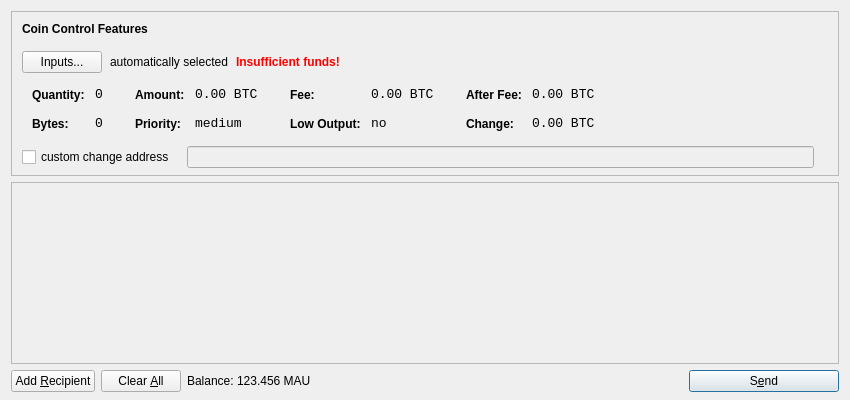
<?xml version="1.0" encoding="UTF-8"?>
<ui version="4.0">
 <class>SendCoinsDialog</class>
 <widget class="QDialog" name="SendCoinsDialog">
  <property name="geometry">
   <rect>
    <x>0</x>
    <y>0</y>
    <width>850</width>
    <height>400</height>
   </rect>
  </property>
  <property name="windowTitle">
   <string>Send Coins</string>
  </property>
  <layout class="QVBoxLayout" name="verticalLayout" stretch="0,1,0">
   <property name="bottomMargin">
    <number>8</number>
   </property>
   <item>
    <widget class="QFrame" name="frameCoinControl">
     <property name="sizePolicy">
      <sizepolicy hsizetype="Expanding" vsizetype="Expanding">
       <horstretch>0</horstretch>
       <verstretch>0</verstretch>
      </sizepolicy>
     </property>
     <property name="maximumSize">
      <size>
       <width>16777215</width>
       <height>16777215</height>
      </size>
     </property>
     <property name="frameShape">
      <enum>QFrame::StyledPanel</enum>
     </property>
     <property name="frameShadow">
      <enum>QFrame::Sunken</enum>
     </property>
     <layout class="QVBoxLayout" name="verticalLayoutCoinControl2">
      <property name="spacing">
       <number>-1</number>
      </property>
      <property name="leftMargin">
       <number>0</number>
      </property>
      <property name="topMargin">
       <number>0</number>
      </property>
      <property name="rightMargin">
       <number>0</number>
      </property>
      <property name="bottomMargin">
       <number>6</number>
      </property>
      <item>
       <layout class="QVBoxLayout" name="verticalLayoutCoinControl" stretch="0,0,0,0,1">
        <property name="spacing">
         <number>0</number>
        </property>
        <property name="leftMargin">
         <number>10</number>
        </property>
        <property name="topMargin">
         <number>10</number>
        </property>
        <item>
         <layout class="QHBoxLayout" name="horizontalLayoutCoinControl1">
          <property name="bottomMargin">
           <number>15</number>
          </property>
          <item>
           <widget class="QLabel" name="labelCoinControlFeatures">
            <property name="sizePolicy">
             <sizepolicy hsizetype="Preferred" vsizetype="Maximum">
              <horstretch>0</horstretch>
              <verstretch>0</verstretch>
             </sizepolicy>
            </property>
            <property name="font">
             <font>
              <weight>75</weight>
              <bold>true</bold>
             </font>
            </property>
            <property name="styleSheet">
             <string notr="true">font-weight:bold;</string>
            </property>
            <property name="text">
             <string>Coin Control Features</string>
            </property>
           </widget>
          </item>
         </layout>
        </item>
        <item>
         <layout class="QHBoxLayout" name="horizontalLayoutCoinControl2" stretch="0,0,0,0">
          <property name="spacing">
           <number>8</number>
          </property>
          <property name="bottomMargin">
           <number>10</number>
          </property>
          <item>
           <widget class="QPushButton" name="pushButtonCoinControl">
            <property name="styleSheet">
             <string notr="true"/>
            </property>
            <property name="text">
             <string>Inputs...</string>
            </property>
           </widget>
          </item>
          <item>
           <widget class="QLabel" name="labelCoinControlAutomaticallySelected">
            <property name="text">
             <string>automatically selected</string>
            </property>
            <property name="margin">
             <number>5</number>
            </property>
           </widget>
          </item>
          <item>
           <widget class="QLabel" name="labelCoinControlInsuffFunds">
            <property name="font">
             <font>
              <weight>75</weight>
              <bold>true</bold>
             </font>
            </property>
            <property name="styleSheet">
             <string notr="true">color:red;font-weight:bold;</string>
            </property>
            <property name="text">
             <string>Insufficient funds!</string>
            </property>
            <property name="margin">
             <number>5</number>
            </property>
           </widget>
          </item>
          <item>
           <spacer name="horizontalSpacerCoinControl">
            <property name="orientation">
             <enum>Qt::Horizontal</enum>
            </property>
            <property name="sizeHint" stdset="0">
             <size>
              <width>40</width>
              <height>1</height>
             </size>
            </property>
           </spacer>
          </item>
         </layout>
        </item>
        <item>
         <widget class="QWidget" name="widgetCoinControl" native="true">
          <property name="sizePolicy">
           <sizepolicy hsizetype="Preferred" vsizetype="Preferred">
            <horstretch>0</horstretch>
            <verstretch>0</verstretch>
           </sizepolicy>
          </property>
          <property name="minimumSize">
           <size>
            <width>0</width>
            <height>0</height>
           </size>
          </property>
          <property name="styleSheet">
           <string notr="true"/>
          </property>
          <layout class="QHBoxLayout" name="horizontalLayoutCoinControl5">
           <property name="margin">
            <number>0</number>
           </property>
           <item>
            <layout class="QHBoxLayout" name="horizontalLayoutCoinControl3" stretch="0,0,0,1">
             <property name="spacing">
              <number>20</number>
             </property>
             <property name="topMargin">
              <number>0</number>
             </property>
             <property name="bottomMargin">
              <number>10</number>
             </property>
             <item>
              <layout class="QFormLayout" name="formLayoutCoinControl1">
               <property name="horizontalSpacing">
                <number>10</number>
               </property>
               <property name="verticalSpacing">
                <number>14</number>
               </property>
               <property name="leftMargin">
                <number>10</number>
               </property>
               <property name="topMargin">
                <number>4</number>
               </property>
               <property name="rightMargin">
                <number>6</number>
               </property>
               <item row="0" column="0">
                <widget class="QLabel" name="labelCoinControlQuantityText">
                 <property name="styleSheet">
                  <string notr="true">font-weight:bold;</string>
                 </property>
                 <property name="text">
                  <string>Quantity:</string>
                 </property>
                 <property name="margin">
                  <number>0</number>
                 </property>
                </widget>
               </item>
               <item row="0" column="1">
                <widget class="QLabel" name="labelCoinControlQuantity">
                 <property name="font">
                  <font>
                   <family>Monospace</family>
                   <pointsize>10</pointsize>
                  </font>
                 </property>
                 <property name="cursor">
                  <cursorShape>IBeamCursor</cursorShape>
                 </property>
                 <property name="contextMenuPolicy">
                  <enum>Qt::ActionsContextMenu</enum>
                 </property>
                 <property name="text">
                  <string notr="true">0</string>
                 </property>
                 <property name="margin">
                  <number>0</number>
                 </property>
                 <property name="textInteractionFlags">
                  <set>Qt::LinksAccessibleByMouse|Qt::TextSelectableByKeyboard|Qt::TextSelectableByMouse</set>
                 </property>
                </widget>
               </item>
               <item row="1" column="0">
                <widget class="QLabel" name="labelCoinControlBytesText">
                 <property name="styleSheet">
                  <string notr="true">font-weight:bold;</string>
                 </property>
                 <property name="text">
                  <string>Bytes:</string>
                 </property>
                </widget>
               </item>
               <item row="1" column="1">
                <widget class="QLabel" name="labelCoinControlBytes">
                 <property name="font">
                  <font>
                   <family>Monospace</family>
                   <pointsize>10</pointsize>
                  </font>
                 </property>
                 <property name="cursor">
                  <cursorShape>IBeamCursor</cursorShape>
                 </property>
                 <property name="contextMenuPolicy">
                  <enum>Qt::ActionsContextMenu</enum>
                 </property>
                 <property name="text">
                  <string notr="true">0</string>
                 </property>
                 <property name="textInteractionFlags">
                  <set>Qt::LinksAccessibleByMouse|Qt::TextSelectableByKeyboard|Qt::TextSelectableByMouse</set>
                 </property>
                </widget>
               </item>
              </layout>
             </item>
             <item>
              <layout class="QFormLayout" name="formLayoutCoinControl2">
               <property name="horizontalSpacing">
                <number>10</number>
               </property>
               <property name="verticalSpacing">
                <number>14</number>
               </property>
               <property name="leftMargin">
                <number>6</number>
               </property>
               <property name="topMargin">
                <number>4</number>
               </property>
               <property name="rightMargin">
                <number>6</number>
               </property>
               <item row="0" column="0">
                <widget class="QLabel" name="labelCoinControlAmountText">
                 <property name="styleSheet">
                  <string notr="true">font-weight:bold;</string>
                 </property>
                 <property name="text">
                  <string>Amount:</string>
                 </property>
                 <property name="margin">
                  <number>0</number>
                 </property>
                </widget>
               </item>
               <item row="0" column="1">
                <widget class="QLabel" name="labelCoinControlAmount">
                 <property name="font">
                  <font>
                   <family>Monospace</family>
                   <pointsize>10</pointsize>
                  </font>
                 </property>
                 <property name="cursor">
                  <cursorShape>IBeamCursor</cursorShape>
                 </property>
                 <property name="contextMenuPolicy">
                  <enum>Qt::ActionsContextMenu</enum>
                 </property>
                 <property name="text">
                  <string notr="true">0.00 BTC</string>
                 </property>
                 <property name="textInteractionFlags">
                  <set>Qt::LinksAccessibleByMouse|Qt::TextSelectableByKeyboard|Qt::TextSelectableByMouse</set>
                 </property>
                </widget>
               </item>
               <item row="1" column="0">
                <widget class="QLabel" name="labelCoinControlPriorityText">
                 <property name="styleSheet">
                  <string notr="true">font-weight:bold;</string>
                 </property>
                 <property name="text">
                  <string>Priority:</string>
                 </property>
                </widget>
               </item>
               <item row="1" column="1">
                <widget class="QLabel" name="labelCoinControlPriority">
                 <property name="font">
                  <font>
                   <family>Monospace</family>
                   <pointsize>10</pointsize>
                  </font>
                 </property>
                 <property name="cursor">
                  <cursorShape>IBeamCursor</cursorShape>
                 </property>
                 <property name="contextMenuPolicy">
                  <enum>Qt::ActionsContextMenu</enum>
                 </property>
                 <property name="text">
                  <string>medium</string>
                 </property>
                 <property name="textInteractionFlags">
                  <set>Qt::LinksAccessibleByMouse|Qt::TextSelectableByKeyboard|Qt::TextSelectableByMouse</set>
                 </property>
                </widget>
               </item>
              </layout>
             </item>
             <item>
              <layout class="QFormLayout" name="formLayoutCoinControl3">
               <property name="horizontalSpacing">
                <number>10</number>
               </property>
               <property name="verticalSpacing">
                <number>14</number>
               </property>
               <property name="leftMargin">
                <number>6</number>
               </property>
               <property name="topMargin">
                <number>4</number>
               </property>
               <property name="rightMargin">
                <number>6</number>
               </property>
               <item row="0" column="0">
                <widget class="QLabel" name="labelCoinControlFeeText">
                 <property name="styleSheet">
                  <string notr="true">font-weight:bold;</string>
                 </property>
                 <property name="text">
                  <string>Fee:</string>
                 </property>
                 <property name="margin">
                  <number>0</number>
                 </property>
                </widget>
               </item>
               <item row="0" column="1">
                <widget class="QLabel" name="labelCoinControlFee">
                 <property name="font">
                  <font>
                   <family>Monospace</family>
                   <pointsize>10</pointsize>
                  </font>
                 </property>
                 <property name="cursor">
                  <cursorShape>IBeamCursor</cursorShape>
                 </property>
                 <property name="contextMenuPolicy">
                  <enum>Qt::ActionsContextMenu</enum>
                 </property>
                 <property name="text">
                  <string notr="true">0.00 BTC</string>
                 </property>
                 <property name="textInteractionFlags">
                  <set>Qt::LinksAccessibleByMouse|Qt::TextSelectableByKeyboard|Qt::TextSelectableByMouse</set>
                 </property>
                </widget>
               </item>
               <item row="1" column="0">
                <widget class="QLabel" name="labelCoinControlLowOutputText">
                 <property name="styleSheet">
                  <string notr="true">font-weight:bold;</string>
                 </property>
                 <property name="text">
                  <string>Low Output:</string>
                 </property>
                </widget>
               </item>
               <item row="1" column="1">
                <widget class="QLabel" name="labelCoinControlLowOutput">
                 <property name="font">
                  <font>
                   <family>Monospace</family>
                   <pointsize>10</pointsize>
                  </font>
                 </property>
                 <property name="cursor">
                  <cursorShape>IBeamCursor</cursorShape>
                 </property>
                 <property name="contextMenuPolicy">
                  <enum>Qt::ActionsContextMenu</enum>
                 </property>
                 <property name="text">
                  <string>no</string>
                 </property>
                 <property name="textInteractionFlags">
                  <set>Qt::LinksAccessibleByMouse|Qt::TextSelectableByKeyboard|Qt::TextSelectableByMouse</set>
                 </property>
                </widget>
               </item>
              </layout>
             </item>
             <item>
              <layout class="QFormLayout" name="formLayoutCoinControl4">
               <property name="horizontalSpacing">
                <number>10</number>
               </property>
               <property name="verticalSpacing">
                <number>14</number>
               </property>
               <property name="leftMargin">
                <number>6</number>
               </property>
               <property name="topMargin">
                <number>4</number>
               </property>
               <property name="rightMargin">
                <number>6</number>
               </property>
               <item row="0" column="0">
                <widget class="QLabel" name="labelCoinControlAfterFeeText">
                 <property name="styleSheet">
                  <string notr="true">font-weight:bold;</string>
                 </property>
                 <property name="text">
                  <string>After Fee:</string>
                 </property>
                 <property name="margin">
                  <number>0</number>
                 </property>
                </widget>
               </item>
               <item row="0" column="1">
                <widget class="QLabel" name="labelCoinControlAfterFee">
                 <property name="font">
                  <font>
                   <family>Monospace</family>
                   <pointsize>10</pointsize>
                  </font>
                 </property>
                 <property name="cursor">
                  <cursorShape>IBeamCursor</cursorShape>
                 </property>
                 <property name="contextMenuPolicy">
                  <enum>Qt::ActionsContextMenu</enum>
                 </property>
                 <property name="text">
                  <string notr="true">0.00 BTC</string>
                 </property>
                 <property name="textInteractionFlags">
                  <set>Qt::LinksAccessibleByMouse|Qt::TextSelectableByKeyboard|Qt::TextSelectableByMouse</set>
                 </property>
                </widget>
               </item>
               <item row="1" column="0">
                <widget class="QLabel" name="labelCoinControlChangeText">
                 <property name="styleSheet">
                  <string notr="true">font-weight:bold;</string>
                 </property>
                 <property name="text">
                  <string>Change:</string>
                 </property>
                </widget>
               </item>
               <item row="1" column="1">
                <widget class="QLabel" name="labelCoinControlChange">
                 <property name="font">
                  <font>
                   <family>Monospace</family>
                   <pointsize>10</pointsize>
                  </font>
                 </property>
                 <property name="cursor">
                  <cursorShape>IBeamCursor</cursorShape>
                 </property>
                 <property name="contextMenuPolicy">
                  <enum>Qt::ActionsContextMenu</enum>
                 </property>
                 <property name="text">
                  <string notr="true">0.00 BTC</string>
                 </property>
                 <property name="textInteractionFlags">
                  <set>Qt::LinksAccessibleByMouse|Qt::TextSelectableByKeyboard|Qt::TextSelectableByMouse</set>
                 </property>
                </widget>
               </item>
              </layout>
             </item>
            </layout>
           </item>
          </layout>
         </widget>
        </item>
        <item>
         <layout class="QHBoxLayout" name="horizontalLayoutCoinControl4" stretch="0,0,0">
          <property name="spacing">
           <number>12</number>
          </property>
          <property name="sizeConstraint">
           <enum>QLayout::SetDefaultConstraint</enum>
          </property>
          <property name="topMargin">
           <number>5</number>
          </property>
          <property name="rightMargin">
           <number>5</number>
          </property>
          <item>
           <widget class="QCheckBox" name="checkBoxCoinControlChange">
            <property name="text">
             <string>custom change address</string>
            </property>
           </widget>
          </item>
          <item>
           <widget class="QLineEdit" name="lineEditCoinControlChange">
            <property name="enabled">
             <bool>false</bool>
            </property>
            <property name="sizePolicy">
             <sizepolicy hsizetype="Expanding" vsizetype="Fixed">
              <horstretch>0</horstretch>
              <verstretch>0</verstretch>
             </sizepolicy>
            </property>
           </widget>
          </item>
          <item>
           <widget class="QLabel" name="labelCoinControlChangeLabel">
            <property name="sizePolicy">
             <sizepolicy hsizetype="Preferred" vsizetype="Expanding">
              <horstretch>0</horstretch>
              <verstretch>0</verstretch>
             </sizepolicy>
            </property>
            <property name="minimumSize">
             <size>
              <width>0</width>
              <height>0</height>
             </size>
            </property>
            <property name="text">
             <string/>
            </property>
            <property name="margin">
             <number>3</number>
            </property>
           </widget>
          </item>
         </layout>
        </item>
        <item>
         <spacer name="verticalSpacerCoinControl">
          <property name="orientation">
           <enum>Qt::Vertical</enum>
          </property>
          <property name="sizeHint" stdset="0">
           <size>
            <width>800</width>
            <height>1</height>
           </size>
          </property>
         </spacer>
        </item>
       </layout>
      </item>
     </layout>
    </widget>
   </item>
   <item>
    <widget class="QScrollArea" name="scrollArea">
     <property name="widgetResizable">
      <bool>true</bool>
     </property>
     <widget class="QWidget" name="scrollAreaWidgetContents">
      <property name="geometry">
       <rect>
        <x>0</x>
        <y>0</y>
        <width>830</width>
        <height>165</height>
       </rect>
      </property>
      <layout class="QVBoxLayout" name="verticalLayout_2">
       <property name="margin">
        <number>0</number>
       </property>
       <item>
        <layout class="QVBoxLayout" name="entries">
         <property name="spacing">
          <number>6</number>
         </property>
        </layout>
       </item>
       <item>
        <spacer name="verticalSpacer">
         <property name="orientation">
          <enum>Qt::Vertical</enum>
         </property>
         <property name="sizeHint" stdset="0">
          <size>
           <width>20</width>
           <height>40</height>
          </size>
         </property>
        </spacer>
       </item>
      </layout>
     </widget>
    </widget>
   </item>
   <item>
    <layout class="QHBoxLayout" name="horizontalLayout">
     <item>
      <widget class="QPushButton" name="addButton">
       <property name="toolTip">
        <string>Send to multiple recipients at once</string>
       </property>
       <property name="text">
        <string>Add &amp;Recipient</string>
       </property>
       <property name="icon">
        <iconset resource="../bitcoin.qrc">
         <normaloff>:/icons/add</normaloff>:/icons/add</iconset>
       </property>
       <property name="autoDefault">
        <bool>false</bool>
       </property>
      </widget>
     </item>
     <item>
      <widget class="QPushButton" name="clearButton">
       <property name="sizePolicy">
        <sizepolicy hsizetype="Minimum" vsizetype="Fixed">
         <horstretch>0</horstretch>
         <verstretch>0</verstretch>
        </sizepolicy>
       </property>
       <property name="toolTip">
        <string>Remove all transaction fields</string>
       </property>
       <property name="text">
        <string>Clear &amp;All</string>
       </property>
       <property name="icon">
        <iconset resource="../bitcoin.qrc">
         <normaloff>:/icons/remove</normaloff>:/icons/remove</iconset>
       </property>
       <property name="autoRepeatDelay">
        <number>300</number>
       </property>
       <property name="autoDefault">
        <bool>false</bool>
       </property>
      </widget>
     </item>
     <item>
      <layout class="QHBoxLayout" name="horizontalLayout_2">
       <property name="spacing">
        <number>3</number>
       </property>
       <item>
        <widget class="QLabel" name="label">
         <property name="text">
          <string>Balance:</string>
         </property>
        </widget>
       </item>
       <item>
        <widget class="QLabel" name="labelBalance">
         <property name="cursor">
          <cursorShape>IBeamCursor</cursorShape>
         </property>
         <property name="text">
          <string>123.456 MAU</string>
         </property>
         <property name="textInteractionFlags">
          <set>Qt::LinksAccessibleByMouse|Qt::TextSelectableByKeyboard|Qt::TextSelectableByMouse</set>
         </property>
        </widget>
       </item>
      </layout>
     </item>
     <item>
      <spacer name="horizontalSpacer">
       <property name="orientation">
        <enum>Qt::Horizontal</enum>
       </property>
       <property name="sizeHint" stdset="0">
        <size>
         <width>40</width>
         <height>20</height>
        </size>
       </property>
      </spacer>
     </item>
     <item>
      <widget class="QPushButton" name="sendButton">
       <property name="minimumSize">
        <size>
         <width>150</width>
         <height>0</height>
        </size>
       </property>
       <property name="toolTip">
        <string>Confirm the send action</string>
       </property>
       <property name="text">
        <string>S&amp;end</string>
       </property>
       <property name="icon">
        <iconset resource="../bitcoin.qrc">
         <normaloff>:/icons/send</normaloff>:/icons/send</iconset>
       </property>
       <property name="default">
        <bool>true</bool>
       </property>
      </widget>
     </item>
    </layout>
   </item>
  </layout>
 </widget>
 <resources>
  <include location="../bitcoin.qrc"/>
 </resources>
 <connections/>
</ui>
